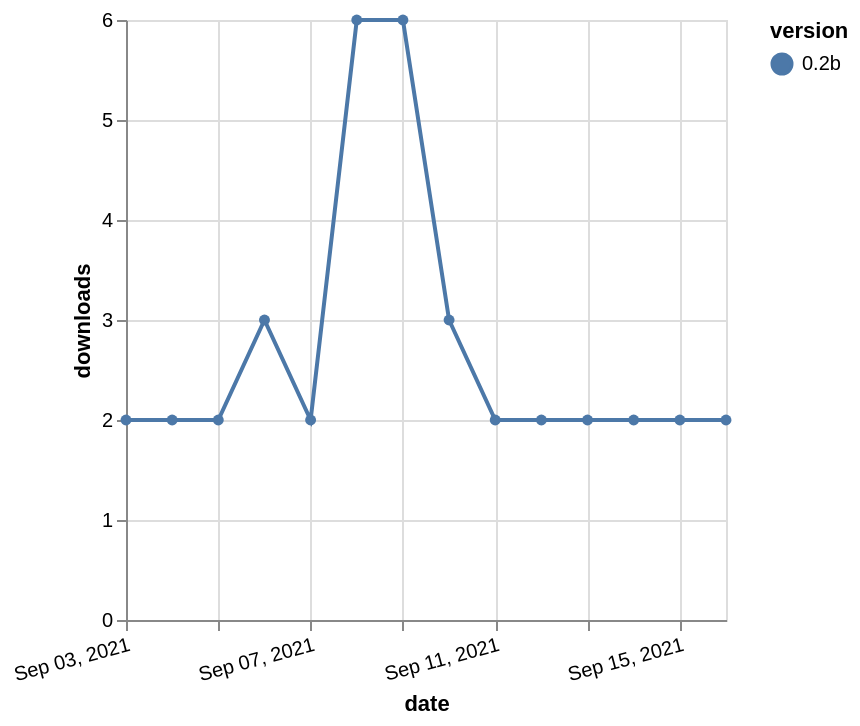

Here is the Vega-Lite specification saved for this chart:
### Vega-Lite specification from a JSON file in a GitHub repository (floating-point values rounded to 4 significant figures)
{"$schema": "https://vega.github.io/schema/vega-lite/v5.json", "description": "A simple bar chart with embedded data.", "data": {"values": [{"date": "2021-09-03", "total": 4032, "delta": 2, "version": "0.2b"}, {"date": "2021-09-04", "total": 4034, "delta": 2, "version": "0.2b"}, {"date": "2021-09-05", "total": 4036, "delta": 2, "version": "0.2b"}, {"date": "2021-09-06", "total": 4039, "delta": 3, "version": "0.2b"}, {"date": "2021-09-07", "total": 4041, "delta": 2, "version": "0.2b"}, {"date": "2021-09-08", "total": 4047, "delta": 6, "version": "0.2b"}, {"date": "2021-09-09", "total": 4053, "delta": 6, "version": "0.2b"}, {"date": "2021-09-10", "total": 4056, "delta": 3, "version": "0.2b"}, {"date": "2021-09-11", "total": 4058, "delta": 2, "version": "0.2b"}, {"date": "2021-09-12", "total": 4060, "delta": 2, "version": "0.2b"}, {"date": "2021-09-13", "total": 4062, "delta": 2, "version": "0.2b"}, {"date": "2021-09-14", "total": 4064, "delta": 2, "version": "0.2b"}, {"date": "2021-09-15", "total": 4066, "delta": 2, "version": "0.2b"}, {"date": "2021-09-16", "total": 4068, "delta": 2, "version": "0.2b"}]}, "width": "container", "mark": {"type": "line", "point": {"filled": true}}, "encoding": {"x": {"field": "date", "type": "temporal", "timeUnit": "yearmonthdate", "title": "date", "axis": {"labelAngle": -15}}, "y": {"field": "delta", "type": "quantitative", "title": "downloads"}, "color": {"field": "version", "type": "nominal"}, "tooltip": {"field": "delta"}}}
